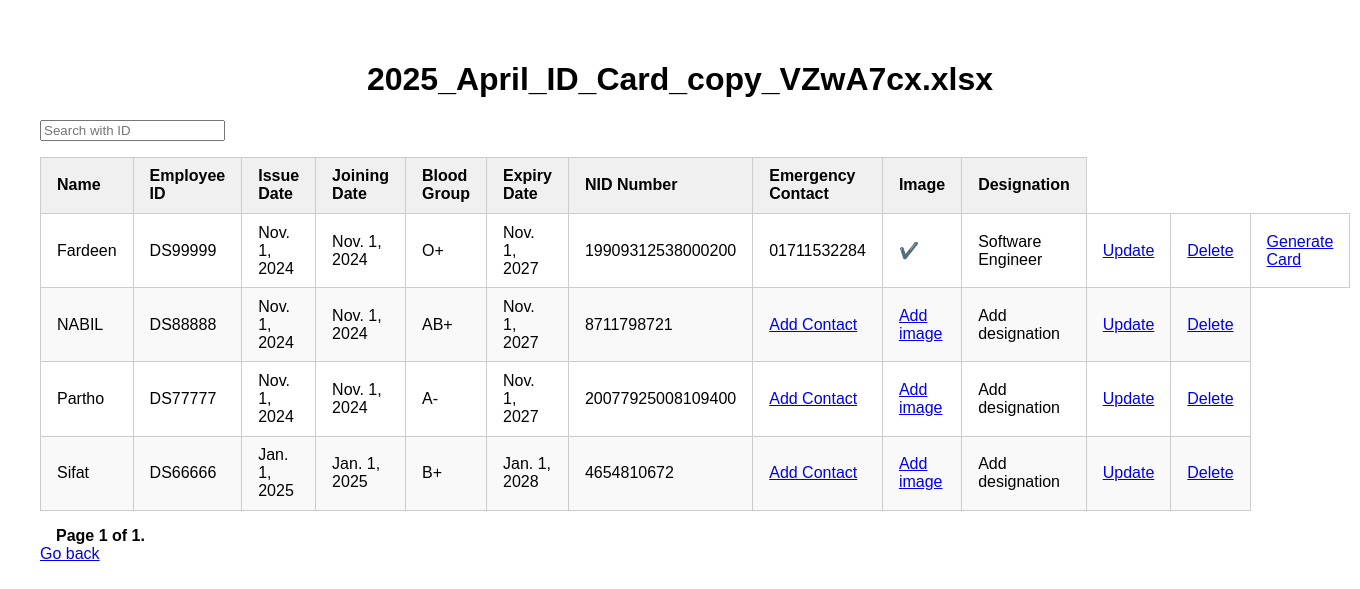
The page /upload-details/18/ on the database its author committed.
### filehandling/models.py (models this page shows, shortened)
class UploadedExcel(models.Model):
    file = models.FileField(upload_to='excels/')
    uploaded_at = models.DateTimeField(auto_now_add=True)
    def filename(self):
        return self.file.name.split('/')[-1]

class Employee(models.Model):
    name = models.CharField(max_length=500, null=False)
    emp_id = models.CharField(max_length=7, null=False, primary_key=True)
    issue_date = models.DateField(null=False)
    joining_date = models.DateField(null=False)
    blood_group = models.CharField(null=False)
    expiry_date = models.DateField(null=False)
    NID_number = models.CharField(null=False)
    emergency = models.CharField(null=True, max_length=11)
    image = models.ImageField(null=True)
    designation = models.CharField(max_length=100, null=True)
    excel = models.ForeignKey("UploadedExcel", on_delete=models.CASCADE, blank=True, null=True)
    card_generated = models.BooleanField(default=False)

### filehandling/views.py (the view)
# urls.py: path("upload-details/<int:id>/", views.upload_details, name="upload-details"),
def upload_details(request, id):
    uploads = UploadedExcel.objects.get(id=id)
    if request.GET.get('q') != None:
        q = request.GET.get('q')
        upload_employees = uploads.employee_set.filter(emp_id__iexact=q)
    else:
        upload_employees = uploads.employee_set.all()
    paginator = Paginator(upload_employees, 10)
    page_number = request.GET.get("page")
    page_obj = paginator.get_page(page_number)
    return render(request, "filehandling/upload_details.html", {"page_obj":page_obj, "uploads":uploads})

### filehandling/templates/filehandling/upload_details.html (shortened to what this page needs)
<!DOCTYPE html>
<html lang="en">
<head>
</head>
<body>
    <h1>{{ uploads.filename }}</h1>
    <form method="GET" action="">
        <input type="text" name="q" placeholder="Search with ID">
    </form>
    {% if page_obj %}
        <table>
            <thead>
                <tr>
                    <th>Name</th>
                    <th>Employee ID</th>
                    <th>Issue Date</th>
                    <th>Joining Date</th>
                    <th>Blood Group</th>
                    <th>Expiry Date</th>
                    <th>NID Number</th>
                    <th>Emergency Contact</th>
                    <th>Image</th>
                    <th>Designation</th>
                </tr>
            </thead>
            <tbody>
                {% for employee in page_obj %}
                    <tr>
                        <td>{{ employee.name }}</td>
                        <td>{{ employee.emp_id }}</td>
                        <td>{{ employee.issue_date }}</td>
                        <td>{{ employee.joining_date }}</td>
                        <td>{{ employee.blood_group }}</td>
                        <td>{{ employee.expiry_date }}</td>
                        <td>{{ employee.NID_number }}</td>
                        {% if employee.emergency %}
                        <td>{{ employee.emergency }}</td>
                        {% else %}
                        <td><a href="{% url 'emergency-contact' employee.emp_id %}">Add Contact</a></td>
                        {% endif %}
                        {% if employee.image %}
                        <td>✔️</td>
                        {% else %}
                        <td><a href="{% url 'image' employee.emp_id %}">Add image</a></td>
                        {% endif %}
                        {% if employee.designation %}
                        <td>{{employee.designation}}</td>
                        {% else %}
                        <td>Add designation</td>
                        {% endif %}
                        <td><a href="{% url 'update-employee' employee.emp_id %}">Update</a></td>
                        <td><a href="{% url 'delete-employee' employee.emp_id %}">Delete</a></td>
                        {% if employee.image and employee.emergency %}
                        <td>
                            <a href="{% url 'generate-id-card' employee.emp_id %}" target="_blank">Generate Card</a>
                        </td>
                        {% endif %}
                    </tr>
                {% endfor %}
            </tbody>
        </table>
        <div class="pagination">
            <span class="step-links">
                <span class="current">
                    Page {{ page_obj.number }} of {{ page_obj.paginator.num_pages }}.
                </span>
            </span>
        </div>
    {% else %}
        <p>No employee records found.</p>
    {% endif %}
    <a href="{% url 'home' %}">Go back</a>
</body>
</html>

### filehandling/templates/filehandling/upload_details.html (style rules this page uses)
body { font-family: Arial, sans-serif; padding: 2rem; }
h1 { text-align: center; }
table { border-collapse: collapse; width: 100%; margin-top: 1rem; }
th, td { border: 1px solid #ccc; padding: 0.6rem 1rem; text-align: left; }
th { background-color: #f0f0f0; }
tr:nth-child(even) { background-color: #f9f9f9; }
.pagination { margin-top: 1rem; }
.pagination span { padding: 0.5rem; font-weight: bold; }

### rows shown on the page
UploadedExcel: filename "2025_April_ID_Card_copy_VZwA7cx.xlsx"
Employee: name "Fardeen", emp_id "DS99999", issue_date "Nov. 1, 2024", joining_date "Nov. 1, 2024", blood_group "O+", expiry_date "Nov. 1, 2027", NID_number "19909312538000200", emergency "01711532284", designation "Software Engineer", shows "Generate Card"
Employee: name "NABIL", emp_id "DS88888", issue_date "Nov. 1, 2024", joining_date "Nov. 1, 2024", blood_group "AB+", expiry_date "Nov. 1, 2027", NID_number "8711798721", shows "Add Contact", image "Add image", shows "Add designation"
Employee: name "Partho", emp_id "DS77777", issue_date "Nov. 1, 2024", joining_date "Nov. 1, 2024", blood_group "A-", expiry_date "Nov. 1, 2027", NID_number "20077925008109400", shows "Add Contact", image "Add image", shows "Add designation"
Employee: name "Sifat", emp_id "DS66666", issue_date "Jan. 1, 2025", joining_date "Jan. 1, 2025", blood_group "B+", expiry_date "Jan. 1, 2028", NID_number "4654810672", shows "Add Contact", image "Add image", shows "Add designation"

### other values the page prints
{{ page_obj.number }} "1"
{{ page_obj.paginator.num_pages }} "1"
